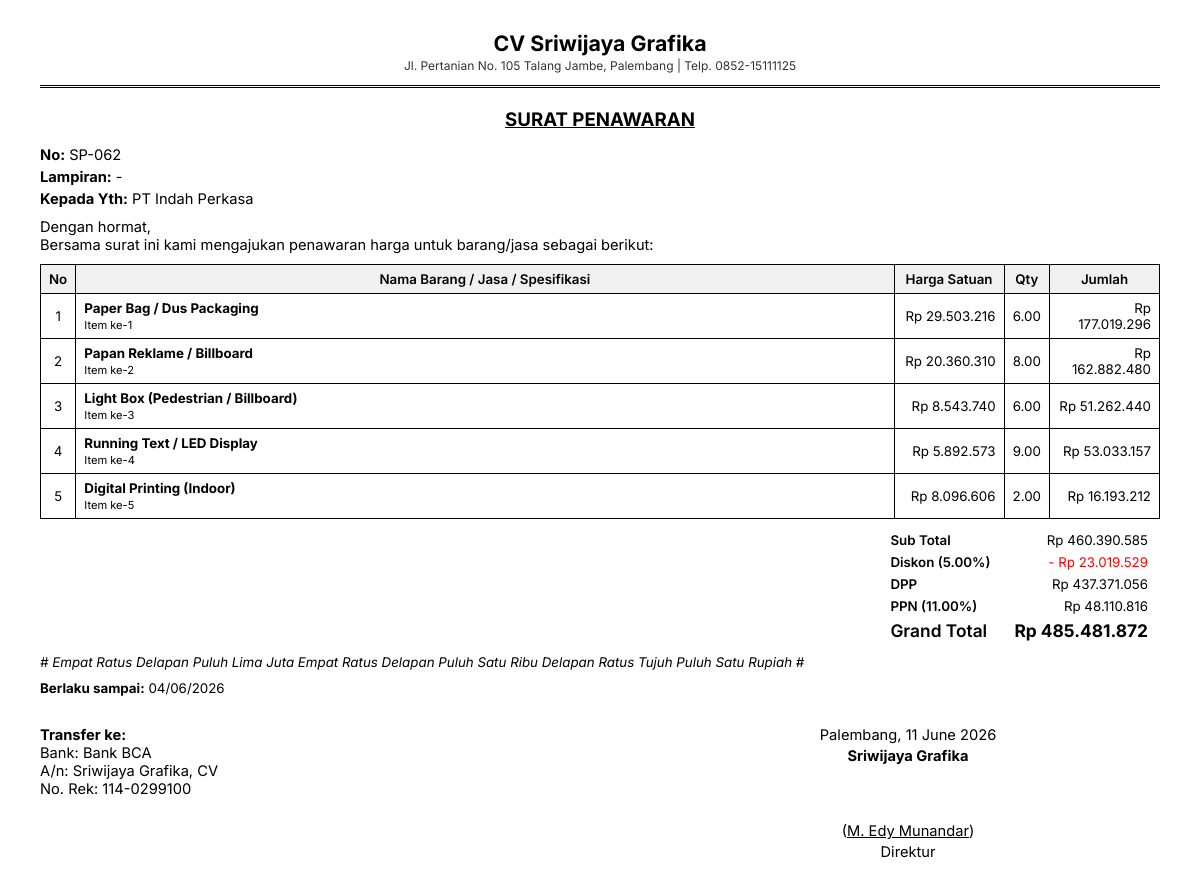
The app's page /template/surat_penawaran.php?id=73 (signed in) with its own data.
### tables this page shows
CREATE TABLE `proyek` (
  `id` int NOT NULL AUTO_INCREMENT,
  `entity_id` int DEFAULT NULL,
  `no_referensi` varchar(10) NOT NULL,
  `klien_id` int DEFAULT NULL,
  `tanggal` date NOT NULL DEFAULT (curdate()),
  `berlaku_sampai` date NOT NULL DEFAULT ((curdate() + interval 1 month)),
  `no_sp` varchar(20) DEFAULT NULL,
  `no_sk` varchar(20) DEFAULT NULL,
  `no_inv` varchar(20) DEFAULT NULL,
  `no_sj` varchar(20) DEFAULT NULL,
  `no_ba` varchar(20) DEFAULT NULL,
  `no_proforma` varchar(20) DEFAULT NULL,
  `no_inv_dp` varchar(20) DEFAULT NULL,
  `no_inv_pelunasan` varchar(20) DEFAULT NULL,
  `diskon_persen` decimal(5,2) DEFAULT '0.00',
  `ppn_persen` decimal(5,2) DEFAULT '11.00',
  `sub_total` decimal(15,2) DEFAULT '0.00',
  `dpp` decimal(15,2) DEFAULT '0.00',
  `grand_total` decimal(15,2) DEFAULT '0.00',
  `dibuat_oleh` int DEFAULT NULL,
  `is_archived` tinyint(1) DEFAULT '0',
  `created_at` timestamp NULL DEFAULT CURRENT_TIMESTAMP,
  `updated_at` timestamp NULL DEFAULT CURRENT_TIMESTAMP ON UPDATE CURRENT_TIMESTAMP,
  `dp_persen` decimal(5,1) DEFAULT '50.0',
  `waktu_pelaksanaan_hari` int DEFAULT '7',
  PRIMARY KEY (`id`),
  UNIQUE KEY `no_referensi` (`no_referensi`)
);

CREATE TABLE `entity` (
  `id` int NOT NULL AUTO_INCREMENT,
  `name` varchar(100) NOT NULL,
  `slug` varchar(50) NOT NULL,
  `logo_svg` varchar(255) DEFAULT NULL,
  `alamat` text,
  `no_telp` varchar(30) DEFAULT NULL,
  `kota` varchar(100) DEFAULT NULL,
  `kena_ppn` tinyint(1) DEFAULT '1',
  `direktur` varchar(100) DEFAULT NULL,
  `bank` varchar(100) DEFAULT NULL,
  `atas_nama` varchar(100) DEFAULT NULL,
  `no_rekening` varchar(50) DEFAULT NULL,
  `created_at` timestamp NULL DEFAULT CURRENT_TIMESTAMP,
  PRIMARY KEY (`id`),
  UNIQUE KEY `slug` (`slug`)
);

CREATE TABLE `klien` (
  `id` int NOT NULL AUTO_INCREMENT,
  `entity_id` int DEFAULT NULL,
  `nama_perusahaan` varchar(200) NOT NULL,
  `alamat` text,
  `npwp` varchar(30) DEFAULT NULL,
  `pic` varchar(100) DEFAULT NULL,
  `no_telp` varchar(30) DEFAULT NULL,
  `created_at` timestamp NULL DEFAULT CURRENT_TIMESTAMP,
  PRIMARY KEY (`id`)
);

CREATE TABLE `proyek_item` (
  `id` int NOT NULL AUTO_INCREMENT,
  `proyek_id` int NOT NULL,
  `no_urut` int NOT NULL,
  `barang_id` int DEFAULT NULL,
  `kategori` varchar(20) DEFAULT 'barang',
  `keterangan` text,
  `harga` decimal(15,2) NOT NULL,
  `qty` decimal(10,2) NOT NULL,
  `satuan` varchar(20) DEFAULT '',
  `jumlah` decimal(15,2) GENERATED ALWAYS AS ((`harga` * `qty`)) STORED,
  PRIMARY KEY (`id`)
);

CREATE TABLE `barang` (
  `id` int NOT NULL AUTO_INCREMENT,
  `entity_id` int DEFAULT NULL,
  `nama` varchar(200) NOT NULL,
  `created_at` timestamp NULL DEFAULT CURRENT_TIMESTAMP,
  PRIMARY KEY (`id`)
);

### config/functions.php (called while the page is built, shortened)
<?php
function rupiah($angka): string {
    return 'Rp ' . number_format((float)$angka, 0, ',', '.');
}
function _terbilang(int $angka): string {
    $huruf = ['', 'Satu', 'Dua', 'Tiga', 'Empat', 'Lima', 'Enam', 'Tujuh', 'Delapan', 'Sembilan', 'Sepuluh', 'Sebelas'];
    if ($angka < 12) return $huruf[$angka];
    if ($angka < 100) return _terbilang((int)($angka / 10)) . ' Puluh ' . _terbilang($angka % 10);
    if ($angka < 1000) return _terbilang((int)($angka / 100)) . ' Ratus ' . _terbilang($angka % 100);
    if ($angka < 1000000) return _terbilang((int)($angka / 1000)) . ' Ribu ' . _terbilang($angka % 1000);
    if ($angka < 1000000000) return _terbilang((int)($angka / 1000000)) . ' Juta ' . _terbilang($angka % 1000000);
    return _terbilang((int)($angka / 1000000000000)) . ' Triliun ' . _terbilang($angka % 1000000000000);
}
function terbilang($angka): string {
    return trim(_terbilang((int)abs((float)$angka))) . ' Rupiah';
}

### template/surat_penawaran.php (the view, shortened to what this page needs)
<?php
require '../config/database.php';
require '../config/functions.php';
$proyek_id = (int)($_GET['id'] ?? 0);
$stmt = $pdo->prepare("
    SELECT p.*, k.nama_perusahaan, k.alamat as klien_alamat, k.npwp as klien_npwp,
           e.name as entity_name, e.direktur, e.bank, e.atas_nama, e.no_rekening, e.alamat as entity_alamat, e.no_telp as entity_telp
    FROM proyek p
    JOIN klien k ON p.klien_id = k.id
    JOIN entity e ON p.entity_id = e.id
    WHERE p.id = ? AND p.entity_id = ?
");
$stmt->execute([$proyek_id, $_SESSION['entity_id']]);
$proyek = $stmt->fetch();
$stmt = $pdo->prepare("
    SELECT pi.*, b.nama as barang_nama
    FROM proyek_item pi
    LEFT JOIN barang b ON pi.barang_id = b.id
    WHERE pi.proyek_id = ? ORDER BY pi.no_urut
");
$stmt->execute([$proyek_id]);
$items = $stmt->fetchAll();
?>
<!DOCTYPE html>
<html lang="id">
<head>
</head>
<body>
<div class="kop">
  <h2>CV <?= htmlspecialchars($proyek['entity_name']) ?></h2>
  <p><?= htmlspecialchars($proyek['entity_alamat']) ?> | Telp. <?= htmlspecialchars($proyek['entity_telp']) ?></p>
</div>
<h1>SURAT PENAWARAN</h1>
<p style="margin-bottom:4px"><strong>No:</strong> <?= htmlspecialchars($proyek['no_sp'] ?: '-') ?></p>
<p style="margin-bottom:4px"><strong>Lampiran:</strong> -</p>
<p style="margin-bottom:10px"><strong>Kepada Yth:</strong> <?= htmlspecialchars($proyek['nama_perusahaan']) ?></p>
<p style="margin-bottom:10px">Dengan hormat,<br>
Bersama surat ini kami mengajukan penawaran harga untuk barang/jasa sebagai berikut:</p>
<table>
  <thead>
    <tr>
      <th style="width:30px">No</th>
      <th>Nama Barang / Jasa / Spesifikasi</th>
      <th style="width:110px">Harga Satuan</th>
      <th style="width:45px">Qty</th>
      <th style="width:110px">Jumlah</th>
    </tr>
  </thead>
  <tbody>
    <?php foreach ($items as $item): ?>
    <tr>
      <td class="text-center"><?= $item['no_urut'] ?></td>
      <td>
        <strong><?= htmlspecialchars($item['barang_nama'] ?: 'Custom') ?></strong>
        <?php if ($item['keterangan']): ?><br><small><?= nl2br(htmlspecialchars($item['keterangan'])) ?></small><?php endif; ?>
      </td>
      <td class="text-right"><?= rupiah($item['harga']) ?></td>
      <td class="text-center"><?= $item['qty'] ?></td>
      <td class="text-right"><?= rupiah($item['jumlah']) ?></td>
    </tr>
    <?php endforeach; ?>
  </tbody>
</table>
<table class="total-table">
  <tr><td>Sub Total</td><td><?= rupiah($proyek['sub_total']) ?></td></tr>
  <tr><td>Diskon (<?= $proyek['diskon_persen'] ?>%)</td><td style="color:red">- <?= rupiah($proyek['sub_total'] - $proyek['dpp']) ?></td></tr>
  <tr><td>DPP</td><td><?= rupiah($proyek['dpp']) ?></td></tr>
  <tr><td>PPN (<?= $proyek['ppn_persen'] ?>%)</td><td><?= rupiah($proyek['grand_total'] - $proyek['dpp']) ?></td></tr>
  <tr><td class="grand-total">Grand Total</td><td class="grand-total"><?= rupiah($proyek['grand_total']) ?></td></tr>
</table>
<div class="terbilang"># <?= terbilang($proyek['grand_total']) ?> #</div>
<p style="margin-top:10px;font-size:10pt">
  <strong>Berlaku sampai:</strong> <?= $proyek['berlaku_sampai'] ? date('d/m/Y', strtotime($proyek['berlaku_sampai'])) : '-' ?>
</p>
<div class="footer">
  <div class="left">
    <p><strong>Transfer ke:</strong></p>
    <p>Bank: <?= htmlspecialchars($proyek['bank']) ?></p>
    <p>A/n: <?= htmlspecialchars($proyek['atas_nama']) ?></p>
    <p>No. Rek: <?= htmlspecialchars($proyek['no_rekening']) ?></p>
  </div>
  <div class="right">
    <p>Palembang, <?= date('d F Y') ?></p>
    <p><strong><?= htmlspecialchars($proyek['entity_name']) ?></strong></p>
    <br><br><br>
    <p>(<u><?= htmlspecialchars($proyek['direktur']) ?></u>)</p>
    <p>Direktur</p>
  </div>
</div>
</body>
</html>

### template/surat_penawaran.php (style rules this page uses)
* { margin: 0; padding: 0; box-sizing: border-box; }
body { font-family: 'Inter', sans-serif; font-size: 11pt; color: #000; padding: 30px 40px; }
.kop { text-align: center; border-bottom: 3px double #000; padding-bottom: 12px; margin-bottom: 20px; }
.kop h2 { font-size: 16pt; margin-bottom: 2px; }
.kop p { font-size: 9pt; color: #333; }
h1 { text-align: center; font-size: 14pt; margin-bottom: 15px; text-decoration: underline; }
table { width: 100%; border-collapse: collapse; margin: 10px 0; }
th, td { border: 1px solid #000; padding: 6px 8px; text-align: left; font-size: 10pt; }
th { background: #f0f0f0; font-weight: 600; text-align: center; }
.text-right { text-align: right; }
.text-center { text-align: center; }
.total-table { width: auto; margin-left: auto; }
.total-table td { border: none; padding: 3px 12px; text-align: right; }
.total-table td:first-child { text-align: left; font-weight: 600; }
.grand-total { font-size: 13pt; font-weight: 700; }
.terbilang { margin-top: 10px; font-style: italic; font-size: 10pt; }
.footer { margin-top: 30px; display: flex; justify-content: space-between; }
.footer .left { width: 45%; }
.footer .right { width: 45%; text-align: center; }
.footer .right p { margin-bottom: 3px; }

### records on screen
proyek: entity.name "Sriwijaya Grafika", entity.alamat "Jl. Pertanian No. 105 Talang Jambe, Palembang", entity.no_telp "0852-15111125", no_sp "SP-062", klien.nama_perusahaan "PT Indah Perkasa", sub_total "Rp 460.390.585", diskon_persen "5.00", rupiah($proyek['sub_total'] - $proyek['dpp']) "Rp 23.019.529", dpp "Rp 437.371.056", ppn_persen "11.00", rupiah($proyek['grand_total'] - $proyek['dpp']) "Rp 48.110.816", grand_total "Rp 485.481.872", grand_total "Empat Ratus Delapan Puluh Lima Juta Empat Ratus Delapan Puluh Satu Ribu Delapan Ratus Tujuh Puluh Satu Rupiah", berlaku_sampai "04/06/2026", entity.bank "Bank BCA", entity.atas_nama "Sriwijaya Grafika, CV", entity.no_rekening "114-0299100", entity.direktur "M. Edy Munandar"
proyek_item: no_urut "1", barang.nama "Paper Bag / Dus Packaging", keterangan "Item ke-1", harga "Rp 29.503.216", qty "6.00", jumlah "Rp 177.019.296"
proyek_item: no_urut "2", barang.nama "Papan Reklame / Billboard", keterangan "Item ke-2", harga "Rp 20.360.310", qty "8.00", jumlah "Rp 162.882.480"
proyek_item: no_urut "3", barang.nama "Light Box (Pedestrian / Billboard)", keterangan "Item ke-3", harga "Rp 8.543.740", qty "6.00", jumlah "Rp 51.262.440"
proyek_item: no_urut "4", barang.nama "Running Text / LED Display", keterangan "Item ke-4", harga "Rp 5.892.573", qty "9.00", jumlah "Rp 53.033.157"
proyek_item: no_urut "5", barang.nama "Digital Printing (Indoor)", keterangan "Item ke-5", harga "Rp 8.096.606", qty "2.00", jumlah "Rp 16.193.212"
